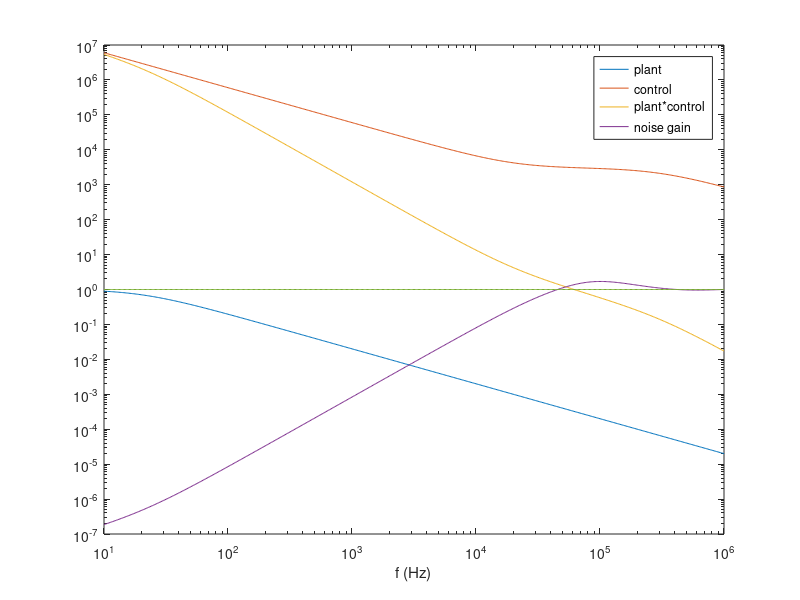

Source code (MATLAB): (Note: this script raises an error after producing the figure.)
f=10.^[1:.01:6]';
s=2*pi*i*f;

pcav=2*pi*20;
cav=1./(1+s/pcav);

% Includes filters, amplifiers, ADC, some computation, cables, waveguides, ...
T=800e-9; % s
sys_delay=exp(-s*T);

plant=cav.*sys_delay;

Kp=3000;
Ki=Kp*(2*pi*20e3)./s;
plp=2*pi*300e3;
lpfilt=1./(1+s/plp);  % note this contributes 1/plp = 530 ns delay

control=(Kp+Ki).*lpfilt;

loop=1./(plant.*control+1);

unity=plant*0+1;

figure(1)
loglog(f,abs(plant),f,abs(control),f,abs(plant.*control),f,abs(loop),f,unity)
xlabel('f (Hz)')
legend('plant','control','plant*control','noise gain')
octaveplotformat
print('over.eps','-depsc2')

figure(2)
plot(plant.*control,'r',-1+1e-8i,'*')
legend('plant*control')
axis([-1 1 -1 1]*2,'square')

loop2=zeros(length(loop),4);
T2s=[0 600 1200 1800]*1e-9;
for ix=[1:length(T2s)]
  T2=T2s(ix);
  control2=(Kp+Ki.*exp(-s*T2)).*lpfilt;
  loop2(:,ix)=1./(plant.*control2+1);
end

figure(3)
loglog(f,abs(loop2))
xlabel('f (Hz)')
xlim([1e4 1e6])
ylim([1e-1 3])
legend('0', '600ns', '1200ns', '1800ns')
octaveplotformat
print('delays.eps','-depsc2')
